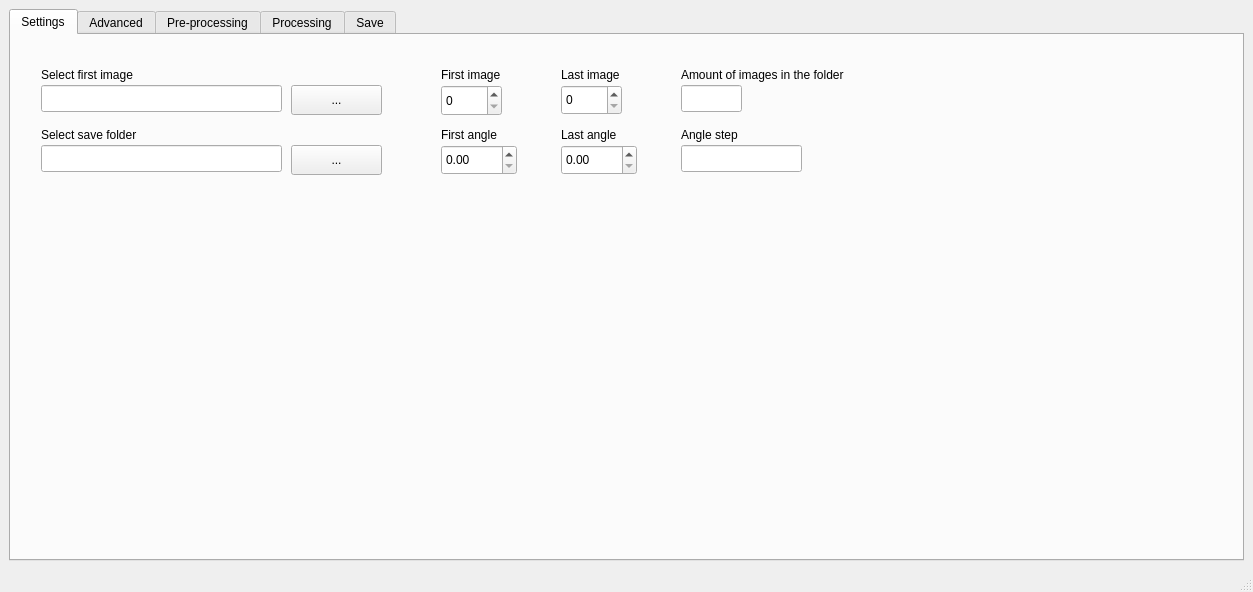
<?xml version="1.0" encoding="UTF-8"?>
<ui version="4.0">
 <class>MainWindow</class>
 <widget class="QMainWindow" name="MainWindow">
  <property name="geometry">
   <rect>
    <x>0</x>
    <y>0</y>
    <width>1253</width>
    <height>592</height>
   </rect>
  </property>
  <property name="windowTitle">
   <string>MainWindow</string>
  </property>
  <property name="layoutDirection">
   <enum>Qt::LeftToRight</enum>
  </property>
  <widget class="QWidget" name="centralwidget">
   <layout class="QVBoxLayout" name="verticalLayout">
    <item>
     <widget class="QTabWidget" name="tabWidget">
      <property name="currentIndex">
       <number>0</number>
      </property>
      <widget class="QWidget" name="tab_set">
       <attribute name="title">
        <string>Settings</string>
       </attribute>
       <widget class="QLabel" name="label_2">
        <property name="geometry">
         <rect>
          <x>30</x>
          <y>90</y>
          <width>341</width>
          <height>19</height>
         </rect>
        </property>
        <property name="text">
         <string>Select save folder</string>
        </property>
       </widget>
       <widget class="QPushButton" name="pushSelectImg">
        <property name="geometry">
         <rect>
          <x>280</x>
          <y>50</y>
          <width>91</width>
          <height>30</height>
         </rect>
        </property>
        <property name="text">
         <string>...</string>
        </property>
       </widget>
       <widget class="QPushButton" name="pushSaveImg">
        <property name="geometry">
         <rect>
          <x>280</x>
          <y>110</y>
          <width>91</width>
          <height>30</height>
         </rect>
        </property>
        <property name="text">
         <string>...</string>
        </property>
       </widget>
       <widget class="QLineEdit" name="line_load">
        <property name="geometry">
         <rect>
          <x>30</x>
          <y>50</y>
          <width>241</width>
          <height>27</height>
         </rect>
        </property>
       </widget>
       <widget class="QLabel" name="label">
        <property name="geometry">
         <rect>
          <x>30</x>
          <y>30</y>
          <width>341</width>
          <height>19</height>
         </rect>
        </property>
        <property name="text">
         <string>Select first image</string>
        </property>
       </widget>
       <widget class="QLineEdit" name="line_save">
        <property name="geometry">
         <rect>
          <x>30</x>
          <y>110</y>
          <width>241</width>
          <height>27</height>
         </rect>
        </property>
       </widget>
       <widget class="QSpinBox" name="firstNumber">
        <property name="geometry">
         <rect>
          <x>430</x>
          <y>50</y>
          <width>61</width>
          <height>31</height>
         </rect>
        </property>
        <property name="maximum">
         <number>9999</number>
        </property>
       </widget>
       <widget class="QSpinBox" name="lastNumber">
        <property name="geometry">
         <rect>
          <x>550</x>
          <y>50</y>
          <width>61</width>
          <height>30</height>
         </rect>
        </property>
        <property name="maximum">
         <number>9999</number>
        </property>
       </widget>
       <widget class="QLabel" name="label_7">
        <property name="geometry">
         <rect>
          <x>430</x>
          <y>30</y>
          <width>101</width>
          <height>19</height>
         </rect>
        </property>
        <property name="text">
         <string>First image</string>
        </property>
       </widget>
       <widget class="QLabel" name="label_8">
        <property name="geometry">
         <rect>
          <x>550</x>
          <y>30</y>
          <width>91</width>
          <height>19</height>
         </rect>
        </property>
        <property name="text">
         <string>Last image</string>
        </property>
       </widget>
       <widget class="QDoubleSpinBox" name="angleStart">
        <property name="geometry">
         <rect>
          <x>430</x>
          <y>110</y>
          <width>76</width>
          <height>30</height>
         </rect>
        </property>
       </widget>
       <widget class="QDoubleSpinBox" name="angleEnd">
        <property name="geometry">
         <rect>
          <x>550</x>
          <y>110</y>
          <width>76</width>
          <height>30</height>
         </rect>
        </property>
       </widget>
       <widget class="QLineEdit" name="nImages">
        <property name="geometry">
         <rect>
          <x>670</x>
          <y>50</y>
          <width>61</width>
          <height>27</height>
         </rect>
        </property>
        <property name="cursor">
         <cursorShape>ArrowCursor</cursorShape>
        </property>
        <property name="readOnly">
         <bool>true</bool>
        </property>
       </widget>
       <widget class="QLineEdit" name="angleStep">
        <property name="geometry">
         <rect>
          <x>670</x>
          <y>110</y>
          <width>121</width>
          <height>27</height>
         </rect>
        </property>
        <property name="cursor">
         <cursorShape>ArrowCursor</cursorShape>
        </property>
        <property name="readOnly">
         <bool>true</bool>
        </property>
       </widget>
       <widget class="QLabel" name="label_9">
        <property name="geometry">
         <rect>
          <x>670</x>
          <y>30</y>
          <width>291</width>
          <height>19</height>
         </rect>
        </property>
        <property name="text">
         <string>Amount of images in the folder</string>
        </property>
       </widget>
       <widget class="QLabel" name="label_10">
        <property name="geometry">
         <rect>
          <x>430</x>
          <y>90</y>
          <width>68</width>
          <height>19</height>
         </rect>
        </property>
        <property name="text">
         <string>First angle</string>
        </property>
       </widget>
       <widget class="QLabel" name="label_11">
        <property name="geometry">
         <rect>
          <x>550</x>
          <y>90</y>
          <width>68</width>
          <height>19</height>
         </rect>
        </property>
        <property name="text">
         <string>Last angle</string>
        </property>
       </widget>
       <widget class="QLabel" name="label_12">
        <property name="geometry">
         <rect>
          <x>670</x>
          <y>90</y>
          <width>111</width>
          <height>19</height>
         </rect>
        </property>
        <property name="text">
         <string>Angle step</string>
        </property>
       </widget>
      </widget>
      <widget class="QWidget" name="tab_cal">
       <attribute name="title">
        <string>Advanced</string>
       </attribute>
      </widget>
      <widget class="QWidget" name="tab_preproc">
       <attribute name="title">
        <string>Pre-processing</string>
       </attribute>
       <widget class="QPushButton" name="preproc">
        <property name="geometry">
         <rect>
          <x>10</x>
          <y>160</y>
          <width>181</width>
          <height>31</height>
         </rect>
        </property>
        <property name="text">
         <string>Pre-processing</string>
        </property>
       </widget>
       <widget class="QPushButton" name="createVideo">
        <property name="enabled">
         <bool>true</bool>
        </property>
        <property name="geometry">
         <rect>
          <x>10</x>
          <y>210</y>
          <width>181</width>
          <height>31</height>
         </rect>
        </property>
        <property name="text">
         <string>Create Video</string>
        </property>
       </widget>
       <widget class="QProgressBar" name="progressBar">
        <property name="enabled">
         <bool>true</bool>
        </property>
        <property name="geometry">
         <rect>
          <x>680</x>
          <y>280</y>
          <width>541</width>
          <height>20</height>
         </rect>
        </property>
        <property name="mouseTracking">
         <bool>false</bool>
        </property>
        <property name="layoutDirection">
         <enum>Qt::LeftToRight</enum>
        </property>
        <property name="value">
         <number>0</number>
        </property>
        <property name="orientation">
         <enum>Qt::Horizontal</enum>
        </property>
       </widget>
       <widget class="QPushButton" name="afficheSpectre">
        <property name="geometry">
         <rect>
          <x>870</x>
          <y>320</y>
          <width>131</width>
          <height>30</height>
         </rect>
        </property>
        <property name="text">
         <string>Afficher spectre</string>
        </property>
       </widget>
       <widget class="QCustomPlot" name="customPlot" native="true">
        <property name="geometry">
         <rect>
          <x>640</x>
          <y>0</y>
          <width>581</width>
          <height>281</height>
         </rect>
        </property>
       </widget>
      </widget>
      <widget class="QWidget" name="tab_proc">
       <attribute name="title">
        <string>Processing</string>
       </attribute>
      </widget>
      <widget class="QWidget" name="tab_save">
       <attribute name="title">
        <string>Save</string>
       </attribute>
      </widget>
     </widget>
    </item>
   </layout>
  </widget>
  <widget class="QStatusBar" name="statusbar"/>
  <widget class="QMenuBar" name="menubar">
   <property name="geometry">
    <rect>
     <x>0</x>
     <y>0</y>
     <width>1253</width>
     <height>25</height>
    </rect>
   </property>
  </widget>
  <action name="actionTg_b">
   <property name="text">
    <string>tg b</string>
   </property>
  </action>
 </widget>
 <customwidgets>
  <customwidget>
   <class>QCustomPlot</class>
   <extends>QWidget</extends>
   <header>qcustomplot.h</header>
   <container>1</container>
  </customwidget>
 </customwidgets>
 <resources/>
 <connections/>
</ui>
